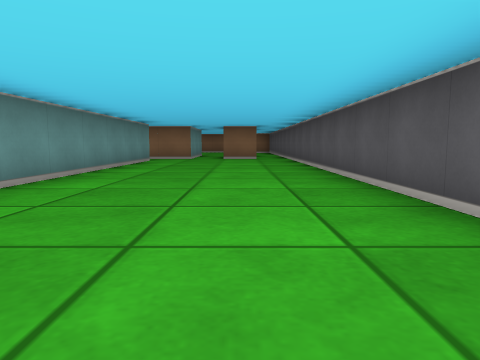
View 1 (above)

16 first-person views from a walk through a cub3D maze. The camera is about half as high as the walls, tilts 6° down and sees 70° across. The floor is counted in squares. Each view is taken from the middle of a square. On the plan, view 1 faces up. The plan holds only what a view shows up to about 9 squares ahead; the rest is blank.

View 2
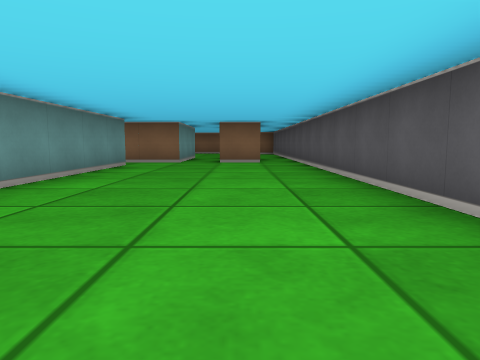

View 3
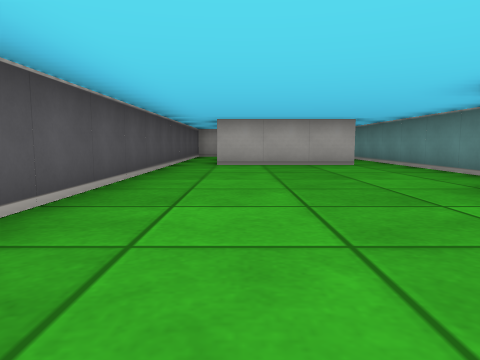

View 4
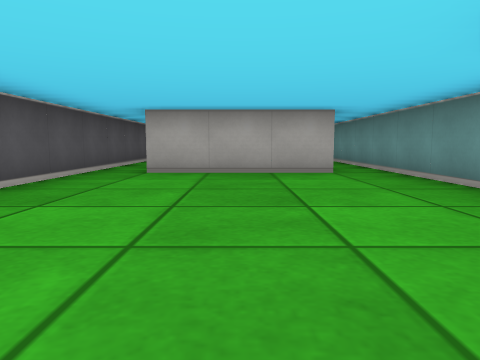

View 5
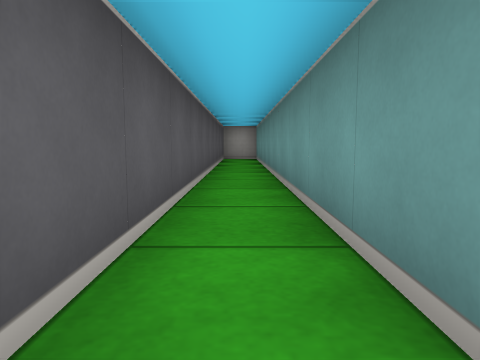

View 6
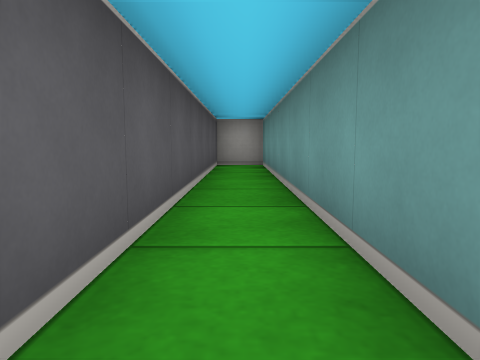

View 7
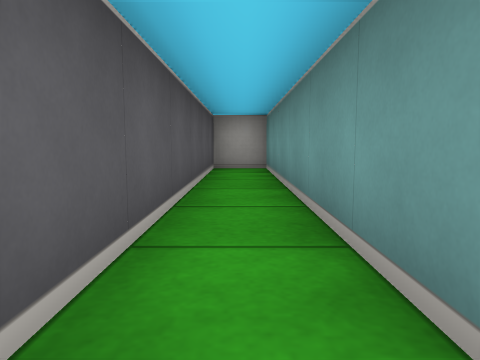

View 8
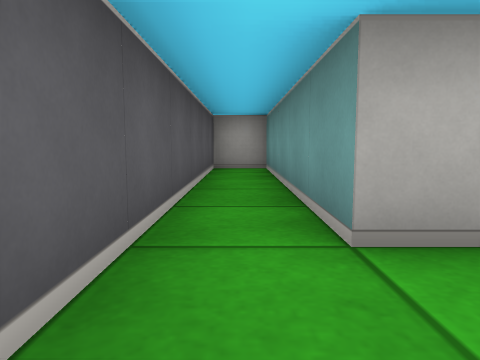

View 9
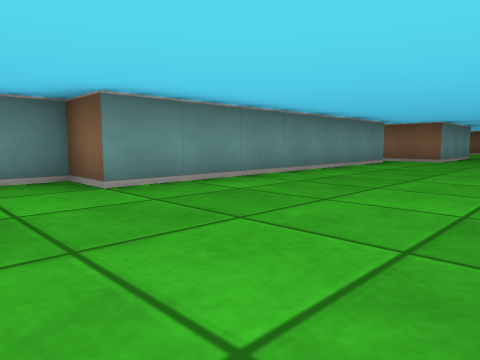

View 10
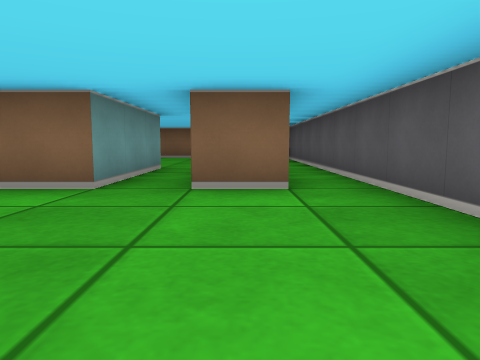

View 11
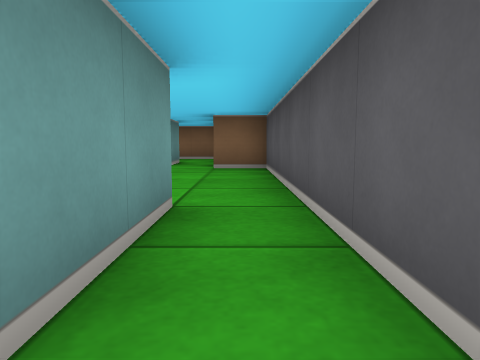

View 12
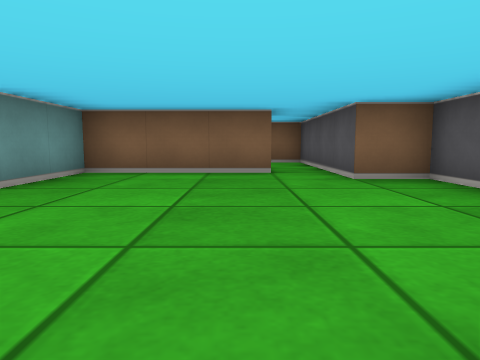

View 13
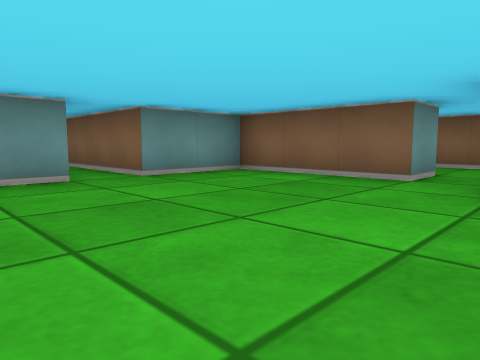

View 14
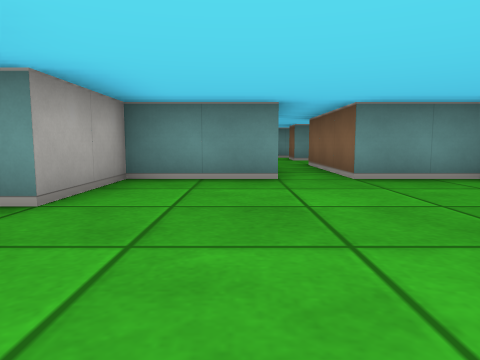

View 15
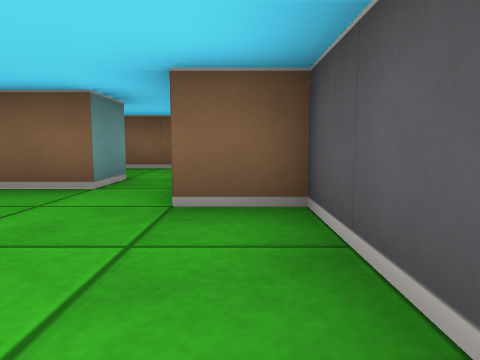

View 16
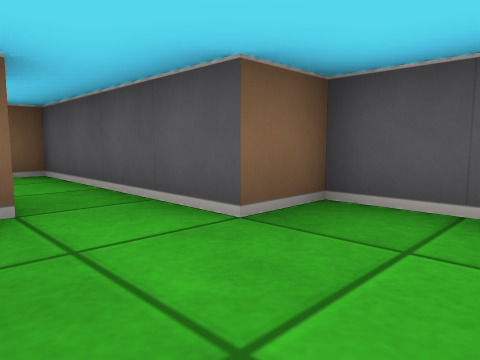

### Floor plan
Points are (right, up) in squares from view 1. A wall is a line through its corners. A room is listed if a view was taken in it or the views show most of it. See-through windows are left out.
Room 1 (views 1, 2, 3, 4, 5, 6, 7, 8, 9, 10)
walls: (-2.5, 9.5) (-2.5, 2.5) (-3.5, 2.5) (-3.5, -11.5) (-2.5, -11.5) (-2.5, -1.5) (0.5, -1.5) (0.5, -6.5) (1.5, -6.5) (1.5, 10.5); (-1.5, 10.5) (-2.9, 10.5); (0.6, 10.5) (-0.5, 10.5)
ways out: opening at (0, 11) to room 2; opening at (-3, 10)
Room 2 (views 11, 12, 13, 14, 15, 16)
walls: (0.5, 13.5) (0.5, 11.6); (-3.5, 15.6) (-3.5, 13.5) (-1.5, 13.5) (-1.5, 10.5); (-0.5, 18.5) (-3.5, 18.5) (-3.5, 16.5) (-6.5, 16.5); (1.5, 10.5) (1.5, 17.5) (0.5, 17.5) (0.5, 18.5)
ways out: opening at (0, 11) to room 1; opening at (-6, 16); opening at (0, 19)

Where each view was taken, in squares from view 1:
view 1: 0 up, 0 right, facing up
view 2: 2 up, 0 right, facing up
view 3: 6 up, 0 right, facing down
view 4: 4 up, 1 left, facing down
view 5: 1 down, 3 left, facing down
view 6: 4 down, 3 left, facing down
view 7: 5 down, 3 left, facing down
view 8: 0 up, 1 right, facing down
view 9: 1 up, 1 right, facing up-left
view 10: 7 up, 0 right, facing up
view 11: 11 up, 1 right, facing up
view 12: 13 up, 1 left, facing up
view 13: 14 up, 1 right, facing up-left
view 14: 15 up, 1 right, facing left
view 15: 15 up, 1 right, facing up
view 16: 16 up, 1 left, facing up-right
